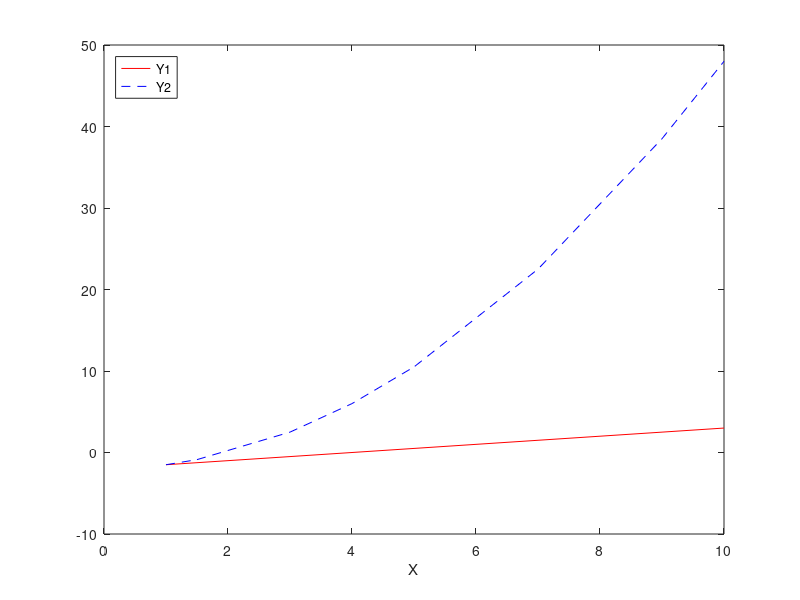

Write the MATLAB code that produced this figure. (Note: this script raises an error after producing the figure.)
%% Question 1
X=[1 1.5 3 4 5 7 9 10]';
Y1=-2+0.5*X; Y2=-2+0.5*(X.^2);
plot(X,Y1,'r-',X,Y2,'b--');
legend('Y1','Y2','Location','northwest'); xlabel('X');
%% Question 2
vector=[-10:0.15:20]';
q2=sum(vector);
%% Question 3
A=[2 4 6;1 7 5;3 12 4]; b=[-2;3;10];
C=A'*b; D=inv(A'*A)*b; E=b'*sum(A,2);
q3=A\b;
%% Question 4
B=blkdiag(A,A,A,A,A);
%% Question 5
A=normrnd(10,5,5,3);
B=(A>=10);
%% Question 6
M=csvread('F:\PSU Coursework\512 Empirical Methods\Homework-master\Homeworks\hw1\datahw1.csv');
Y=M(:,5); X=[ones(size(M,1),1) M(:,3) M(:,4) M(:,6)];
S1=(X'*X); S2=X'*Y;
b_hat=S1\S2;
e_hat=Y-X*b_hat; 
e_bar=repmat(e_hat,1,4);
X1=X.*e_bar;
V=X1'*X1; D=X'*X;
var=inv(D)*V*inv(D);